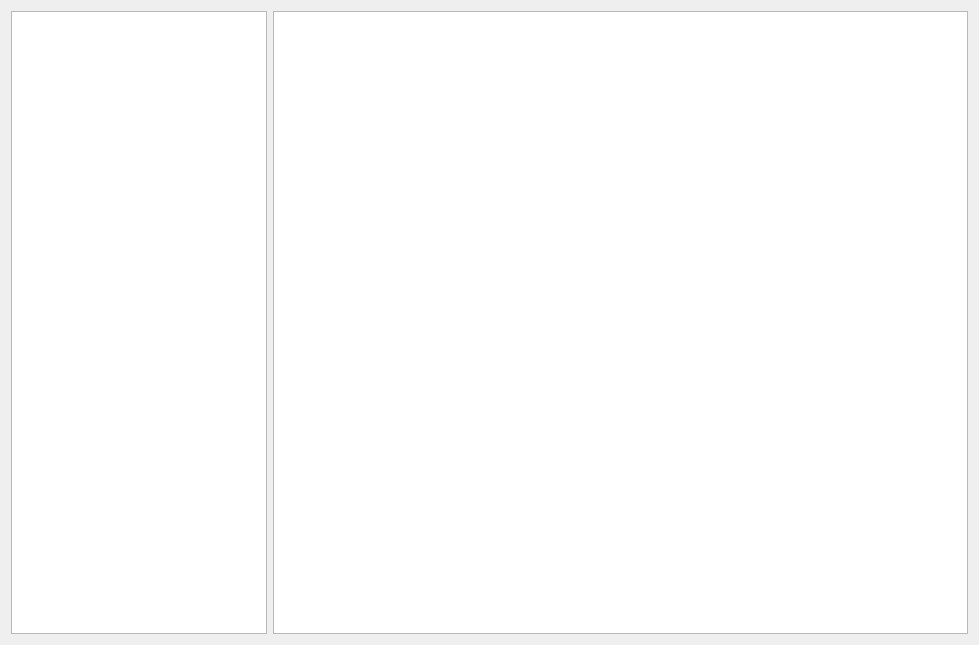
<?xml version="1.0" encoding="UTF-8"?>
<ui version="4.0">
 <class>ProjectWindow</class>
 <widget class="QMainWindow" name="ProjectWindow">
  <property name="geometry">
   <rect>
    <x>0</x>
    <y>0</y>
    <width>979</width>
    <height>645</height>
   </rect>
  </property>
  <property name="sizePolicy">
   <sizepolicy hsizetype="Preferred" vsizetype="Preferred">
    <horstretch>1</horstretch>
    <verstretch>1</verstretch>
   </sizepolicy>
  </property>
  <property name="windowTitle">
   <string>ProjectWindow</string>
  </property>
  <widget class="QWidget" name="centralWidget">
   <layout class="QVBoxLayout" name="verticalLayout">
    <item>
     <layout class="QHBoxLayout" name="horizontalLayout">
      <item>
       <widget class="QTreeView" name="treeView">
        <property name="sizePolicy">
         <sizepolicy hsizetype="Fixed" vsizetype="Expanding">
          <horstretch>0</horstretch>
          <verstretch>0</verstretch>
         </sizepolicy>
        </property>
       </widget>
      </item>
      <item>
       <widget class="QGraphicsView" name="_graphicsView"/>
      </item>
     </layout>
    </item>
   </layout>
  </widget>
 </widget>
 <layoutdefault spacing="6" margin="11"/>
 <resources/>
 <connections/>
</ui>
